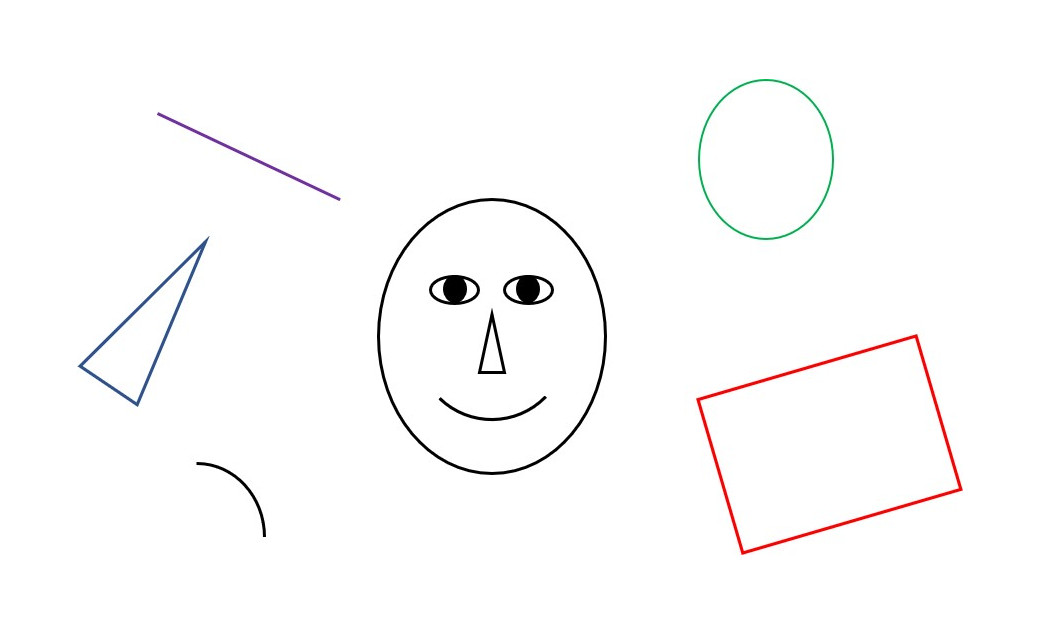
//> input picture example.jpg, 1040 x 633 px
$ ./imageProcessing_proj2   (built with g++ and OpenCV 4)
//> lines starting //> are read from the running program, lines starting //| are printed output that depends on the picture; after the words box and inside, x2 and y2 are one past the last pixel; in counts of white or black regions, pixels touching at a corner belong together
#include <opencv2/imgcodecs.hpp>
#include <opencv2/highgui.hpp>
#include <opencv2/imgproc.hpp>
#include <iostream>

using namespace cv;
using namespace std;


void getContours(Mat imgDil, Mat img);
int differentCars(Rect);
Mat recognizeShapes();

string path = "inputImage.jpg";
Mat img = imread(path);
Mat img2 = imread(path);
int cannyMin = 25, cannyMax = 100, karnelSize = 10;
int counter = 0;

void main() {

	path = "example.jpg";

	img = imread(path);
//> img is the input picture: 633 rows x 1040 cols, CV_8UC3; mean B, G, R 251.3, 251.3, 251.8
	Mat secondImg = recognizeShapes();


	imshow("Recognized Image", secondImg);

	waitKey(0);
}

Mat recognizeShapes() {
	Mat imgGray, imgBlur, imgCanny, imgDil, imgErode,out;

	cvtColor(img, imgGray, COLOR_BGR2GRAY);
	threshold(imgGray, out, 200, 255, THRESH_BINARY);
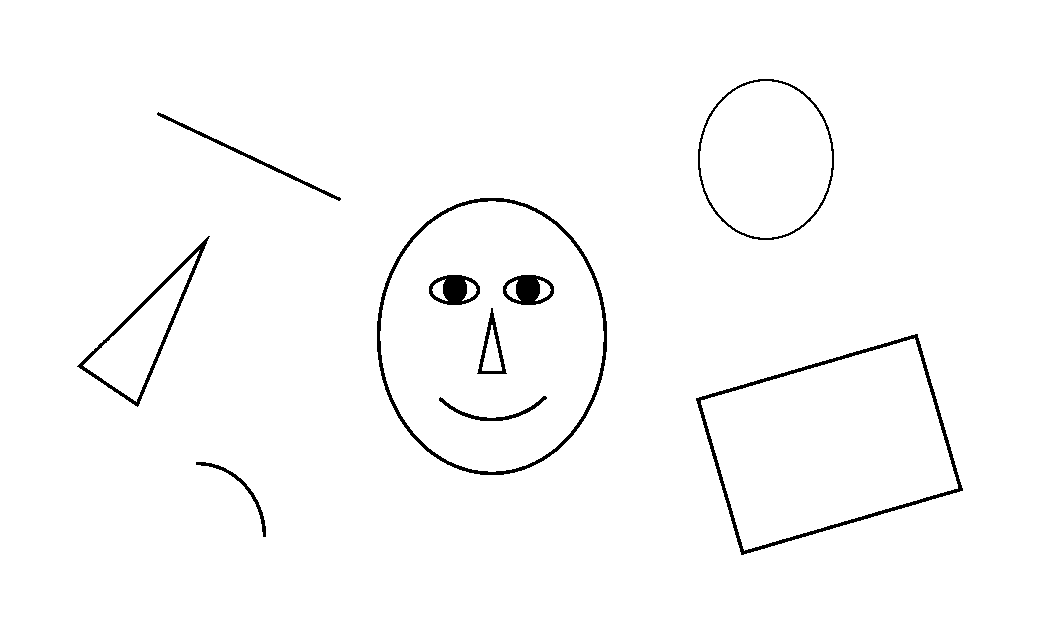
//> out: 633 rows x 1040 cols, CV_8UC1; 98.2% white; 10 black regions, largest, box (x1, y1, x2, y2) and area: (377, 198, 607, 475) 2811, (696, 334, 963, 555) 2770, (77, 236, 210, 407) 1477
	GaussianBlur(out, imgBlur, Size(3, 3), 3, 0);

	Canny(imgBlur, imgCanny, cannyMin, cannyMax);
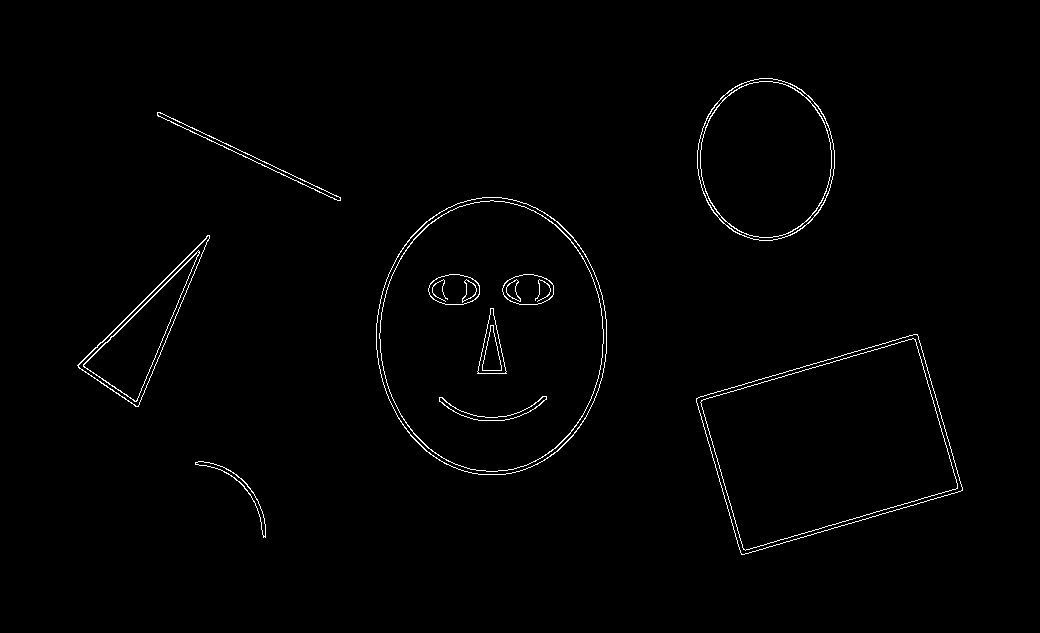
//> imgCanny: 633 rows x 1040 cols, CV_8UC1; 1% white in thin lines or dots, all inside (x1, y1, x2, y2) = (77, 78, 963, 555)

	Mat kernel = getStructuringElement(MORPH_RECT, Size(karnelSize, karnelSize));
	dilate(imgCanny, imgDil, kernel);
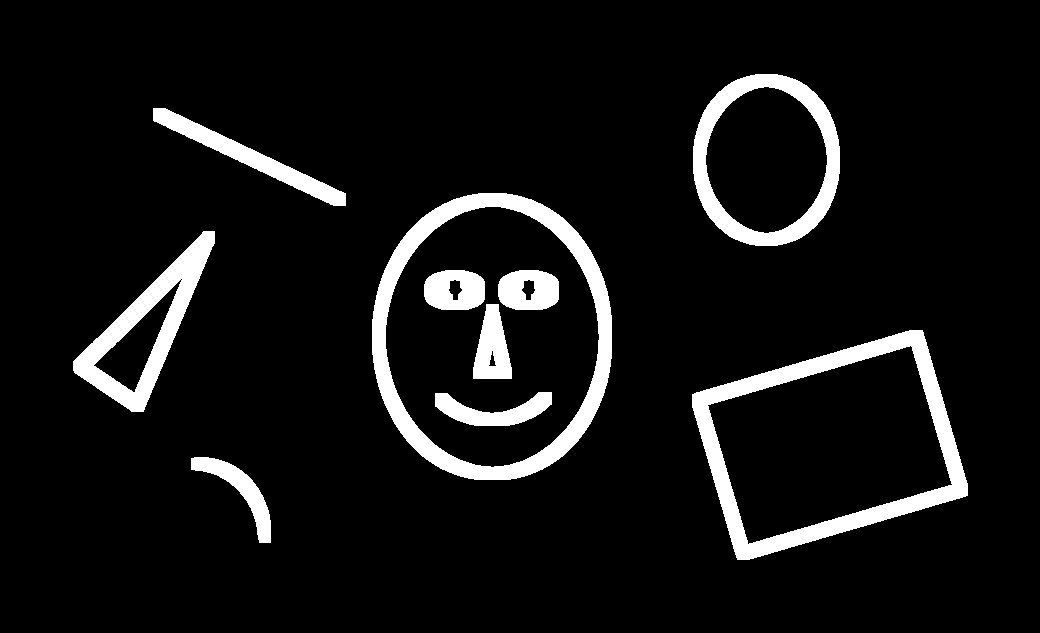
//> imgDil: 633 rows x 1040 cols, CV_8UC1; 7.9% white; 10 white regions

	getContours(imgDil, img);

	return img;
}


// [26 lines of commented-out code are left out]
void getContours(Mat imgDil, Mat imgOut) {

	vector<vector<Point>> contours;
	vector<Vec4i> hierarchy;

	findContours(imgDil, contours, hierarchy, RETR_TREE, CHAIN_APPROX_SIMPLE);
//> contours = 18 contours, 1 with area under 20; largest, box (x1, y1, x2, y2) and area: (372, 193, 612, 480) 54888, (385, 206, 600, 468) 42937, (692, 330, 968, 560) 42149, (707, 345, 953, 545) 30818, (693, 74, 840, 246) 20194

	vector<vector<Point>> conPoly(contours.size());
//> conPoly = 18 empty contours
	vector<Rect> boundRect(contours.size());
	int area, objCor;
	string objectType;
	float peri;

	cout << "no of contors " << contours.size()<<endl;
//| no of contors 18
	cout << "no of hierarchy " << hierarchy.size()<<endl;
//| no of hierarchy 18


	for (int i = 0; i < contours.size(); i++)
	{
		cout << endl << hierarchy[i]<<endl;

		area = contourArea(contours[i]);

		if (area > 500)
		{
			objectType = "";
			peri = arcLength(contours[i], true);
			approxPolyDP(contours[i], conPoly[i], 0.043 * peri, true);
			boundRect[i] = boundingRect(conPoly[i]);

			objCor = (int)conPoly[i].size();
			cout << "obj core=" << objCor << endl;

			/*            LINE OR CURVE          */
			if ((hierarchy[i][2] == -1) && (hierarchy[i][3] == -1)) {
				if (objCor == 2) {
					objectType = "line";
				}


				else {
					objectType = "curve";
				}

				rectangle(imgOut, boundRect[i].tl(), boundRect[i].br(), Scalar(21, 21, 112), 2);

				putText(imgOut, objectType, { boundRect[i].x + boundRect[i].width / 3 ,boundRect[i].y - 4 }, FONT_HERSHEY_PLAIN, 1, Scalar(21, 21, 112), 2);

			}
			/*           other shapes but not a face           */
			else if ((hierarchy[i][2] != -1) && (hierarchy[i][3] == -1) && (hierarchy[hierarchy[i][2]][2] == -1)) {//its child doesct have children

				if (objCor == 4) {
					float aspRatio = (float)boundRect[i].width / (float)boundRect[i].height;
					if (aspRatio > 0.95 && aspRatio < 1.05) objectType = "Square";
					else									objectType = "rectangle";
				}
				else if (objCor == 3)  objectType = "triangle";
				else {
					objectType = "circle";
				}

				rectangle(imgOut, boundRect[i].tl(), boundRect[i].br(), Scalar(21, 21, 112), 2);

				putText(imgOut, objectType, { boundRect[i].x + boundRect[i].width / 3 ,boundRect[i].y - 4 }, FONT_HERSHEY_PLAIN, 1, Scalar(21, 21, 112), 2);

			}
			//else if ((hierarchy[i][2] == -1) && (hierarchy[i][3] != -1) && (hierarchy[i][2] == -1));
			else if ((hierarchy[i][3] == -1) && (hierarchy[i][2] != -1)) {
				objectType = "face";


				rectangle(imgOut, boundRect[i].tl(), boundRect[i].br(), Scalar(21, 21, 112), 2);

				putText(imgOut, objectType, { boundRect[i].x + boundRect[i].width / 3 ,boundRect[i].y - 4 }, FONT_HERSHEY_PLAIN, 1, Scalar(21, 21, 112), 2);

			}

			else if ((hierarchy[hierarchy[i][3]][3] == -1)); // to discard the iner border of the face

			else if ((hierarchy[i][3] != -1) && (hierarchy[i][0] == -1) && (hierarchy[i][1] == -1)); // inner borders of shapes


			else {
				if((hierarchy[i][1] == -1)&& (hierarchy[i][0] != -1)) objectType = "mouth";// doesnt have next
				else if (hierarchy[hierarchy[i][1]][1]==-1)  objectType = "nose";// the next of it doesnt have next
				else  objectType = "eye";
				 rectangle(imgOut, boundRect[i].tl(), boundRect[i].br(), Scalar(21, 21, 112), 2);

				 putText(imgOut, objectType, { boundRect[i].x + boundRect[i].width / 3 ,boundRect[i].y - 4 }, FONT_HERSHEY_PLAIN, 1, Scalar(21, 21, 112), 2);

			}

        }
		cout << objectType << endl;
	}
//> this loop made 18 passes
//> (area, peri, objCor, aspRatio) on pass 2: (42149, 880.3, 4, 1.2)
//> (area, peri, objCor) on passes 1, 3, 4, 5, 7, 8: (1810, 278.8, 4), (30817, 769.1, 4), (9597, 502, 3), (3018, 308.3, 3), (54888, 879, 8), (42937, 781.3, 5)
//| [1, -1, -1, -1]
//| obj core=4
//| curve
//| [3, 0, 2, -1]
//> (the first 4 of 19 printed lines)
//> (output is shown up to pass 8 of 18)
//> pass 1, in getContours, `putText(imgOut, objectType, { boundRect[i].x + boundRect[i].width / 3 ..`:
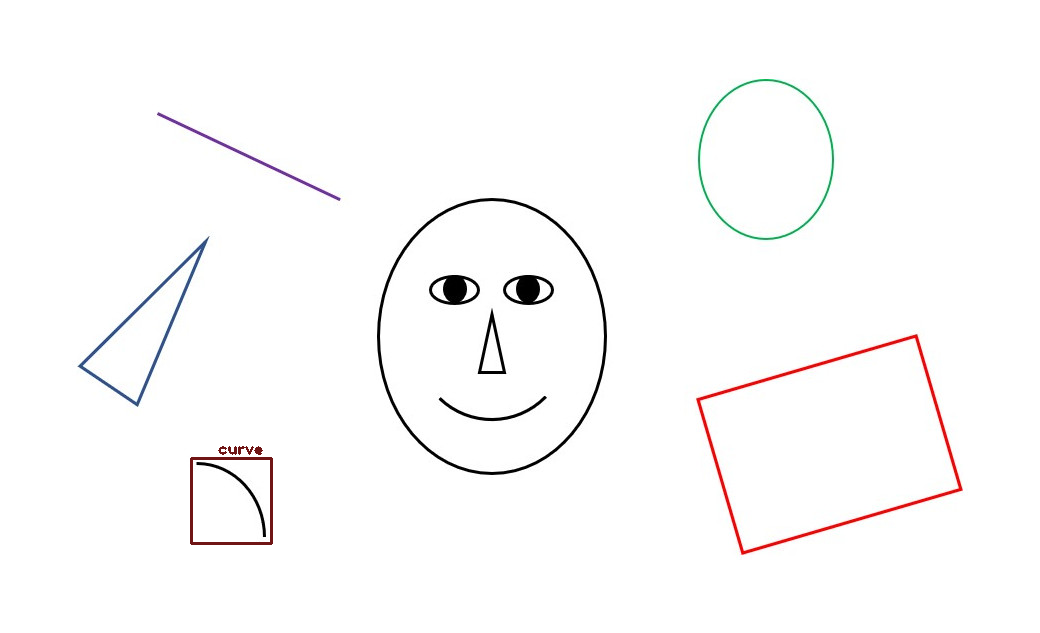
//> imgOut: 633 rows x 1040 cols, CV_8UC3; 0.18% of pixels changed, all inside (x1, y1, x2, y2) = (190, 446, 273, 545)
//> pass 2, in getContours, `putText(imgOut, objectType, { boundRect[i].x + boundRect[i].width / 3 ..`:
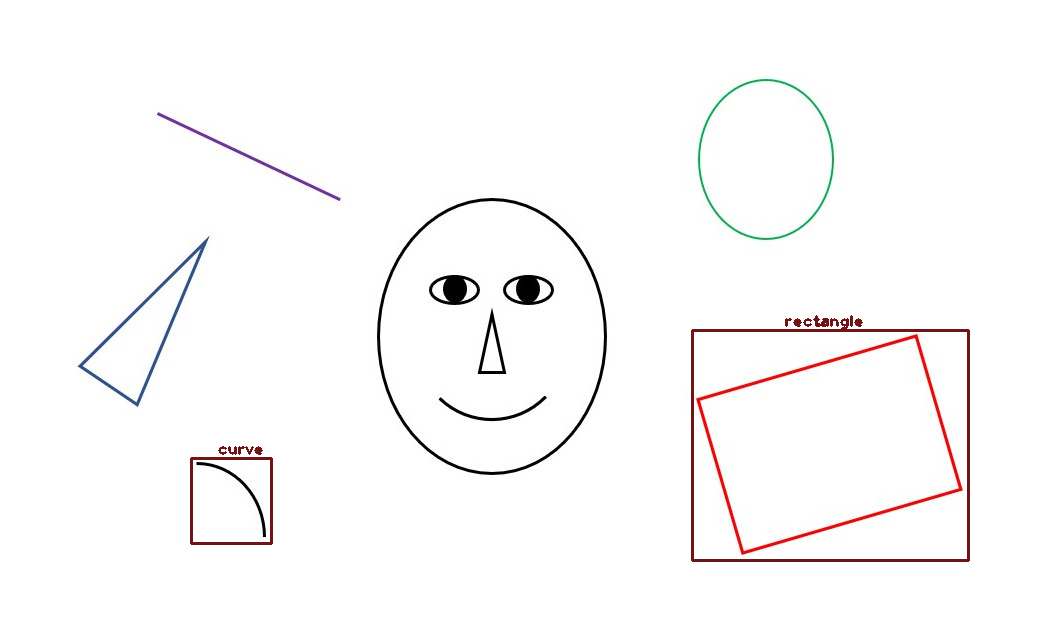
//> imgOut: 633 rows x 1040 cols, CV_8UC3; 0.53% of pixels changed, all inside (x1, y1, x2, y2) = (691, 315, 970, 562)
//> after the loop:
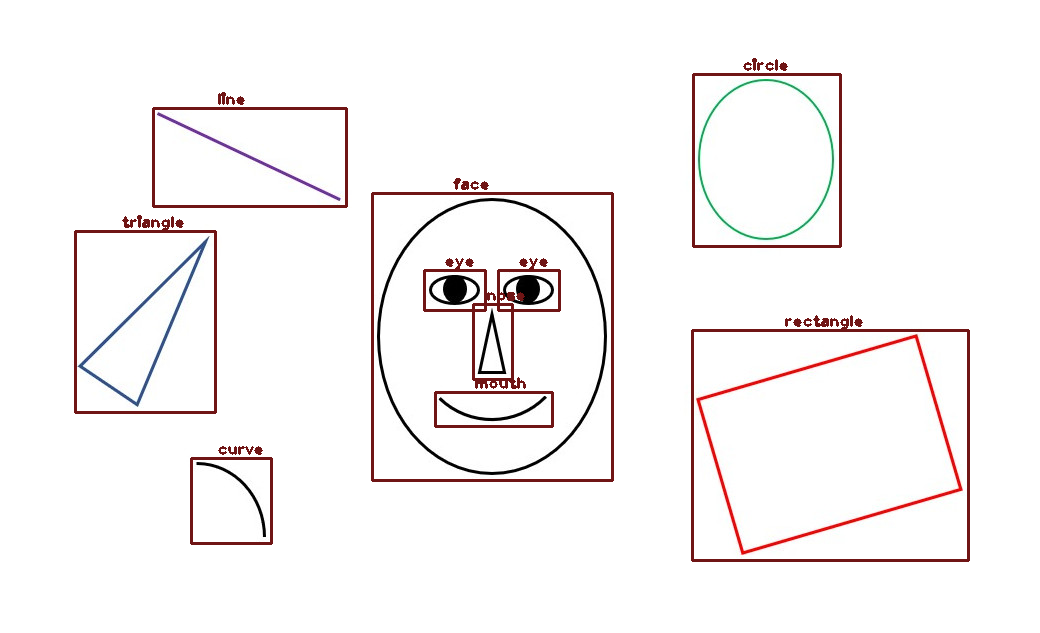
//> imgOut: 633 rows x 1040 cols, CV_8UC3; 2.01% of pixels changed, all inside (x1, y1, x2, y2) = (74, 58, 842, 482)
}
